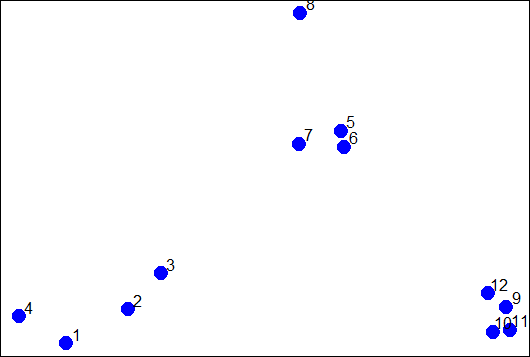

Reproduce this figure in R.
## Hierarchy Clustering

set.seed(1234)
par(mar = c(0,0,0,0))
x <- rnorm(12, mean = rep(1:3, each = 4), sd = 0.2)
y <- rnorm(12, mean = rep(c(1, 2, 1), each = 4), sd = 0.2)
plot(x, y, col = "blue", pch = 19, cex = 2)
text(x + 0.05, y + 0.05, labels = as.character(1:12))



## Hierarchy Clustering - dist
dataFrame <- data.frame(x = x, y = y)
dist(dataFrame)


## Hierarchy Clustering(dendrograms) - hclust

distxy <- dist(dataFrame)
hClustering <- hclust(distxy)
plot(hClustering)





##Custom Function
install.packages("ggdendro")
install.packages("RGraphics")
library(RGraphics)
library(ggdendro)

myplclust <- function( hclust, lab=hclust$labels, lab.col=rep(1,length(hclust$labels)), hang=0.1,...){
        ## modifiction of plclust for plotting hclust objects *in colour*!
        ## Copyright Eva KF Chan 2009
        ## Arguments:
        ##    hclust:    hclust object
        ##    lab:        a character vector of labels of the leaves of the tree
        ##    lab.col:    colour for the labels; NA=default device foreground colour
        ##    hang:     as in hclust & plclust
        ## Side effect:
        ##    A display of hierarchical cluster with coloured leaf labels.
        y <- rep(hclust$height,2)
        x <- as.numeric(hclust$merge)
        y <- y[which(x<0)]
        x <- x[which(x<0)]
        x <- abs(x)
        y <- y[order(x)]
        x <- x[order(x)]
        plot( hclust, labels=FALSE, hang=hang, ... )
        text( x=x, y=y[hclust$order]-(max(hclust$height)*hang), labels=lab[hclust$order], col=lab.col[hclust$order], srt=90, adj=c(1,0.5), xpd=NA, ... )
}


##Pretty dendrograms

myplclust(hClustering, lab= rep(1:3, each = 4), lab.col = rep(1:3, each = 4))


## heatmap()

dataFrame <- data.frame(x = x, y = y)
set.seed(143)
dataMatrix <- as.matrix(dataFrame)[sample(1:12),]
heatmap(dataMatrix)
